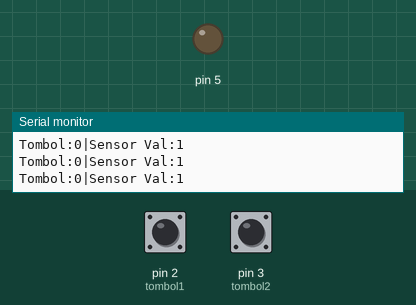
This sketch was run on a simulated Arduino Uno, built with avr-gcc and run on an emulated ATmega328P. On the bench: output pins drawn as LEDs (lit = HIGH), the last lines printed to the serial monitor. The inputs (shaded band) are chosen by the test bench; at power-on: pin 3 (tombol2) HIGH, pin 2 (tombol1) LOW.

Above: at 1.2 s.
1.3 s: pin 3 (tombol2) pulled LOW for 0.15 s
At 1.41 s:
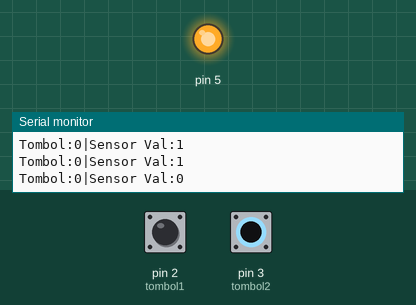
2.9 s: pin 3 (tombol2) pulled LOW for 3.2 s
At 7.3 s:
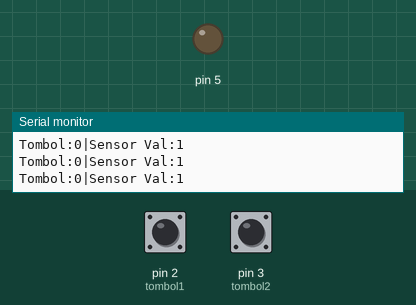
Timing chart, 0 to 8.8 s (numbered marks = the images above; inputs shaded):
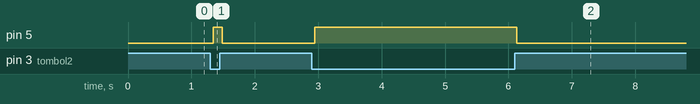

The sketch:

1._Button_Infrared.ino
```cpp
int bacatombol1=0;
int bacatombol2=0;

const int tombol1=2;
const int tombol2=3;

void setup() {
Serial.begin(9600);
pinMode(5,OUTPUT);
pinMode(tombol1,INPUT);
pinMode(tombol2,INPUT);
digitalWrite(5, LOW);
}


void loop() {
bacatombol1 = digitalRead(tombol1);
bacatombol2 = digitalRead(tombol2);

Serial.println("Tombol:" + String(bacatombol1) + "|" + "Sensor Val:" + String(bacatombol2));

  if(bacatombol2 != 1){
  digitalWrite(5,HIGH);
  } else{
  digitalWrite(5,LOW);
  }
}
```

Measured:
- after the input at 1.3 s, pin 5: LOW → HIGH at once, → LOW 0.14 s later
- after the input at 2.9 s, pin 5: LOW → HIGH after 0.05 s, → LOW 3.2 s later
